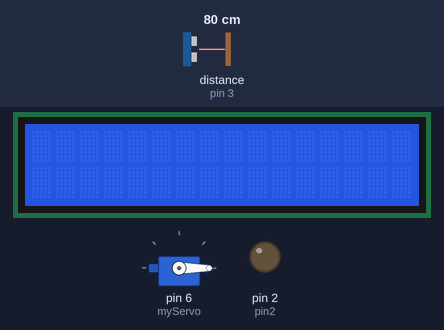
Simulated run of this sketch. Board: Arduino Uno, built with avr-gcc and run on an emulated ATmega328P. Shown: servo, 16×2 character LCD, output pins drawn as LEDs (lit = HIGH). Wiring (inferred from the names in the program): ultrasonic range finder: trigger pin 5; echo pin 3. The test bench sets the inputs (shaded band); at power-on: distance to the obstacle (sensor on pin 3) 80 cm. The echo pulse lasts 58.3 µs per cm; pins used as bus, display or sensor lines are not drawn; what the sketch prints to the serial monitor is not drawn.

Above: at 1.3 s.
1.4 s: distance to the obstacle (sensor on pin 3) set to 17 cm
4.4 s: distance to the obstacle (sensor on pin 3) set to 14 cm
At 5.2 s:
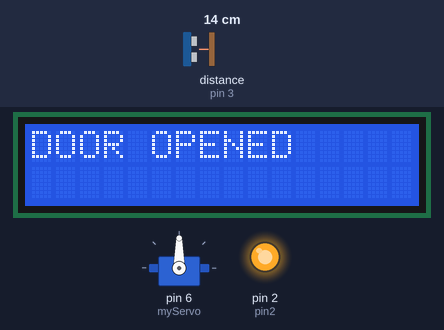
Timing chart, 0 to 7.4 s (numbered marks = the images above; inputs shaded):
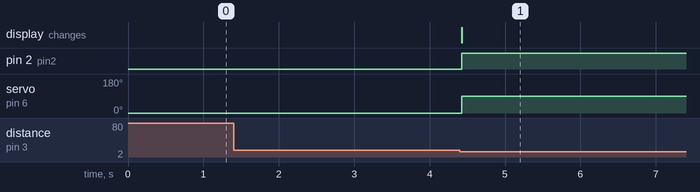

Measured:
- the behaviour switches between 16 and 15 cm on distance to the obstacle (sensor on pin 3) (found by bisection; images 0 and 1)
- after the input at 1.4 s, every drawn part: stays the same
- after the input at 4.4 s, pin 2 (pin2): LOW → HIGH at once; servo on pin 6 (myServo): 0° → 90° at once; the display: changes at once (image 1)

The sketch:

AUTOMATIC_SMART_DOOR.ino
```cpp
#include <Servo.h>

#include <LiquidCrystal.h>


int pin2=2;

int trigPin=5;

int echoPin=3;

int pingTime;

float distance;


int rs=7;

int e=8;

int d4=9;

int d5=10;

int d6=11;

int d7=12;

LiquidCrystal lcd(rs,e,d4,d5,d6,d7);


Servo myServo;


void setup() {

  // put your setup code here, to run once:

  myServo.attach(6);

  myServo.write(0);

  lcd.begin(16,2);

  pinMode(trigPin,OUTPUT);

  pinMode(echoPin,INPUT);

  pinMode(pin2,OUTPUT);

  Serial.begin(9600);

  delay(100);

}

void loop() {


  digitalWrite(trigPin,LOW);

  delayMicroseconds(10);

  digitalWrite(trigPin,HIGH);

  delayMicroseconds(10);

  digitalWrite(trigPin,LOW);

  pingTime=pulseIn(echoPin,HIGH);

  distance=pingTime*(0.0343/2);

  Serial.println(distance);


  if (distance<15){

    myServo.write(90);

    lcd.setCursor(0,0);

    lcd.print("DOOR OPENED");

    digitalWrite(pin2,HIGH);

    delay(6000);

    lcd.clear();


  }

  if (distance>=15){

    myServo.write(0);

    lcd.setCursor(0,0);

    lcd.print("DOOR CLOSED");

     digitalWrite(pin2,LOW);

    delay(30);

    lcd.clear();


  }

// put your main code here, to run repeatedly:

}
```
